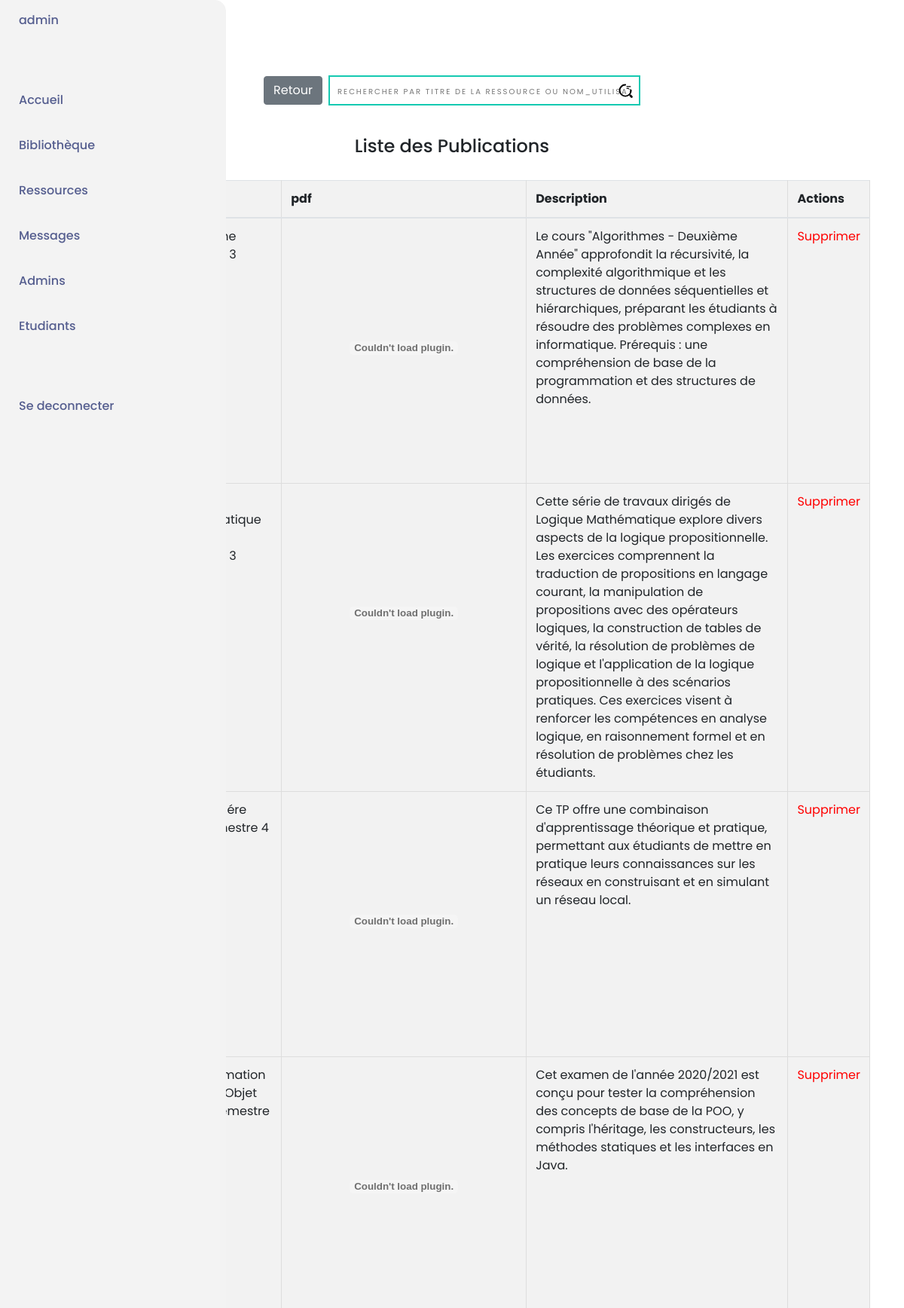
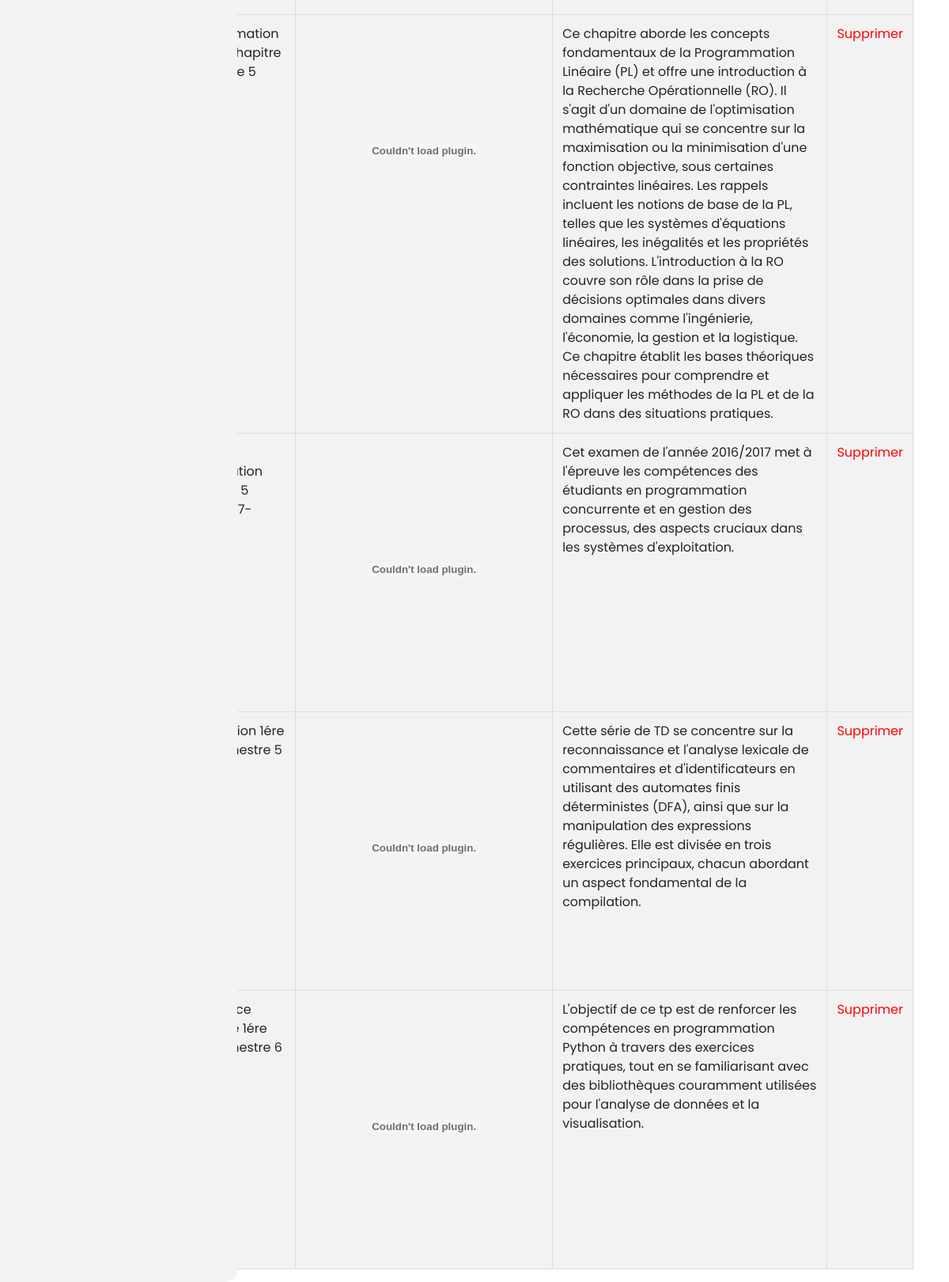
The app's page /pages/admin/publication_admin.php (signed in) with its own data (2 pictures, top to bottom).
### tables this page shows
CREATE TABLE ressources (
    id INT AUTO_INCREMENT PRIMARY KEY,
    titre VARCHAR(255) NOT NULL,
    categorie VARCHAR(30) NOT NULL,
    niveau VARCHAR(40) NOT NULL,
    langue VARCHAR(20) NOT NULL,
    description TEXT,
    pdf VARCHAR(255) NOT NULL,
    nom_utilisateur VARCHAR(255) NOT NULL,
    CONSTRAINT fk_nom_utilisateur
    FOREIGN KEY (nom_utilisateur)
    REFERENCES etudiant(nom_utilisateur)
);

### pages/admin/publication_admin.php (the view, shortened to what this page needs)
<?php
include_once('./sidebar.php');
$recherche = "";
$sql = "SELECT id, titre, pdf, description, nom_utilisateur
        FROM ressources
        WHERE nom_utilisateur LIKE '%$recherche%'
        OR titre LIKE '%$recherche%'";
$result = $connexion->query($sql);
?>
<!DOCTYPE html>
<html lang="en">
<head>
    <link rel="stylesheet" href="https://maxcdn.bootstrapcdn.com/bootstrap/4.5.2/css/bootstrap.min.css">
    <link rel="stylesheet" href="../../static/css/publication_admin.css">
</head>
<body>
    <div class="input-container">
        <form action="" method="GET" class="d-flex align-items-center">
            <button type="button" class="btn btn-secondary mr-2" onclick="resetSearch()">Retour</button>
            <input type="text" name="search" class="input flex-grow-1 placeholder-small" placeholder="Rechercher par titre de la ressource ou nom_utilisateur " value="<?php echo htmlspecialchars($recherche); ?>" onkeypress="handleKeyPress(event)">
            <span class="icon" onclick="submitForm()">
            </span>
        </form>
    </div>
    <h4>Liste des Publications</h4>
    <div class="container">
        <div class="table-responsive">
            <table class="table table-striped">
                <thead>
                    <tr>
                        <th>nom utilisateur</th>
                        <th>Titre</th>
                        <th>pdf</th>
                        <th>Description</th>
                        <th>Actions</th>
                    </tr>
                </thead>
                <tbody>
                    <?php
                    if ($result->num_rows > 0) {
                        while ($row = $result->fetch_assoc()) {
                            echo "<tr>";
                            echo "<td><a href='../admin/etudiants.php'>" . $row["nom_utilisateur"] . "</a></td>";
                            echo "<td>" . $row["titre"] . "</td>";
                            echo "<td class='pdf'><embed src='../../static/pdf/ressources/" . $row['pdf'] . "' type='application/pdf' width='300px' height='320px' /></td>";
                            echo "<td>" . $row["description"] . "</td>";
                            echo "<td>
                                    <a href='../traitement/supprimer_publication_admin.php?id=" . $row["id"] . "' style='color: red;'>Supprimer</a>
                                </td>";
                            echo "</tr>";
                        }
                    } else {
                        echo "<tr><td colspan='6'>Aucune ressource trouvée.</td></tr>";
                    }
                    ?>
                </tbody>
            </table>
        </div>
    </div>
</body>
</html>

### static/css/sidebar.css (style rules this page uses)
* { -webkit-box-sizing: border-box; -moz-box-sizing: border-box; box-sizing: border-box; font-family: "Poppins", sans-serif; margin: 0; padding: 0; }
:root { --main-color: #685cfe; --main-transition: 0.5s all ease-in-out; }
body { background-color: #f0f0f0; }

### static/css/publication_admin.css (style rules this page uses)
table { border-collapse: collapse; width: 100%; }
th, td { border: 1px solid #ddd; padding: 8px; text-align: left; }
th { background-color: #f2f2f2; }
tr:nth-child(even) { background-color: #f2f2f2; }
.input-container { margin-top: 100px; margin-left: auto; margin-right: auto; width: 500px; position: relative; }
.icon { position: absolute; right: 10px; top: calc(50% + 5px); transform: translateY(calc(-50% - 5px)); }
.input { width: 100%; height: 40px; padding: 10px; transition: .2s linear; border: 2.5px solid rgb(21, 201, 177); font-size: 14px; text-transform: uppercase; letter-spacing: 2px; }
h4 { text-align: center; margin-top: 40px; margin-bottom: 30px; }
.placeholder-small::placeholder { font-size: 10px; }

### records on screen
ressources: nom_utilisateur "user2_name2604", titre "Algorithme semestre 3", description "Le cours \"Algorithmes - Deuxième Année\" approfondit la récursivité, la complexité algorithmique et les structures de données séquentielles et hiérarchiques, préparant les étudiants à résoudre des problèmes complexes en informatique. Prérequis : une compréhension de base de la programmation et des structures de données."
ressources: description "Cette série de travaux dirigés de Logique Mathématique explore divers aspects de la logique propositionnelle. Les exercices comprennent la traduction de propositions en langage courant, la manipulation de propositions avec des opérateurs logiques, la construction de tables de vérité, la résolution de problèmes de logique et l'application de la logique propositionnelle à des scénarios pratiques. Ces exercices visent à renforcer les compétences en analyse logique, en raisonnement formel et en résolution de problèmes chez les étudiants."
ressources: titre "Reseaux 1ére série semestre 4", description "Ce TP offre une combinaison d'apprentissage théorique et pratique, permettant aux étudiants de mettre en pratique leurs connaissances sur les réseaux en construisant et en simulant un réseau local."
ressources: titre "Programmation Orientée Objet (Java) semestre 4", description "Cet examen de l'année 2020/2021 est conçu pour tester la compréhension des concepts de base de la POO, y compris l'héritage, les constructeurs, les méthodes statiques et les interfaces en Java."
ressources: titre "Programmation linéaire chapitre 1 semestre 5", description "Ce chapitre aborde les concepts fondamentaux de la Programmation Linéaire (PL) et offre une introduction à la Recherche Opérationnelle (RO). Il s'agit d'un domaine de l'optimisation mathématique qui se concentre sur la maximisation ou la minimisation d'une fonction objective, sous certaines contraintes linéaires. Les rappels incluent les notions de base de la PL, telles que les systèmes d'équations linéaires, les inégalités et les propriétés des solutions. L'introduction à la RO couvre son rôle dans la prise de décisions optimales dans divers domaines comme l'ingénierie, l'économie, la gestion et la logistique. Ce chapitre établit les bases théoriques nécessaires pour comprendre et…"
ressources: description "Cet examen de l'année 2016/2017 met à l'épreuve les compétences des étudiants en programmation concurrente et en gestion des processus, des aspects cruciaux dans les systèmes d'exploitation."
ressources: titre "Compilation 1ére série semestre 5", description "Cette série de TD se concentre sur la reconnaissance et l'analyse lexicale de commentaires et d'identificateurs en utilisant des automates finis déterministes (DFA), ainsi que sur la manipulation des expressions régulières. Elle est divisée en trois exercices principaux, chacun abordant un aspect fondamental de la compilation."
ressources: titre "Intelligence artificielle 1ére série semestre 6", description "L'objectif de ce tp est de renforcer les compétences en programmation Python à travers des exercices pratiques, tout en se familiarisant avec des bibliothèques couramment utilisées pour l'analyse de données et la visualisation."
